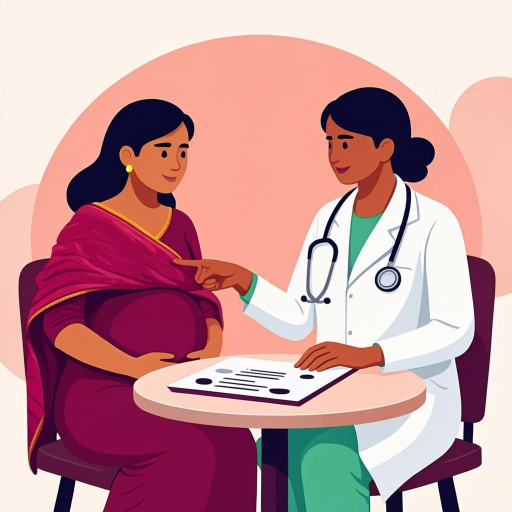
#> input picture scripts/about-candidates/candidate-a.png, 1024 x 1024 px, found by its file name (shown at 1/2 size)
$ python crop_zoom.py
#> lines starting #> are read from the running program, lines starting #| are printed output that depends on the picture
#!/usr/bin/env python3
"""Crop zoom regions of the About illustration candidate for VLM defect scan."""
from PIL import Image

src = Image.open("/home/z/my-project/scripts/about-candidates/candidate-a.png")
#> src is the input picture: PIL image 1024x1024 RGB; mean R, G, B 197.6, 149.4, 152.9
w, h = src.size
#> w = 1024; h = 1024
print(f"source: {w}x{h}")
#| source: 1024x1024

# Center 50% zoom (faces + chart region)
crop = src.crop((w // 4, h // 5, w * 3 // 4, h * 3 // 4))
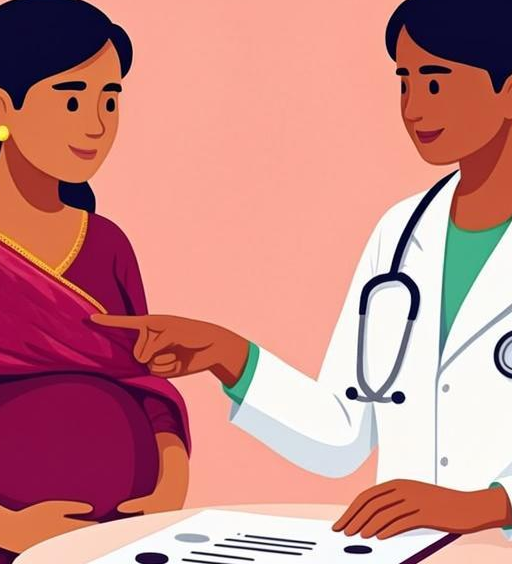
#> crop: PIL image 512x564 RGB; mean R, G, B 200.9, 136, 133.7
crop = crop.resize((crop.width * 2, crop.height * 2), Image.LANCZOS)
#> crop: PIL image 1024x1128 RGB
crop.save("/home/z/my-project/scripts/about-candidates/candidate-a-zoom.png")

# Bottom half (hands + table)
crop2 = src.crop((0, h // 2, w, h))
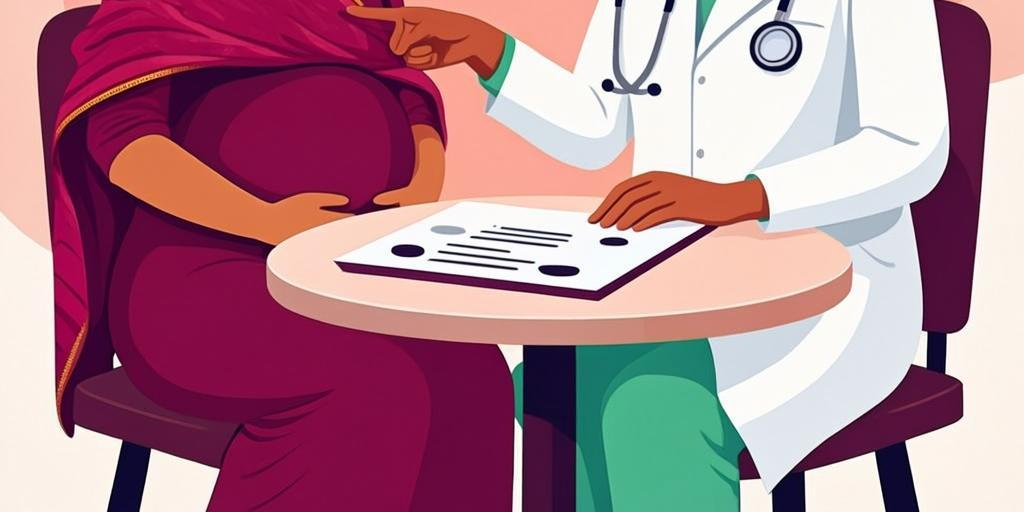
#> crop2: PIL image 1024x512 RGB; mean R, G, B 174.2, 126.8, 140.8
crop2 = crop2.resize((int(crop2.width * 1.6), int(crop2.height * 1.6)), Image.LANCZOS)
#> crop2: PIL image 1638x819 RGB
crop2.save("/home/z/my-project/scripts/about-candidates/candidate-a-bottom.png")
print("zooms saved")

$ run again, with scripts/about-candidates/candidate-b.png copied over scripts/about-candidates/candidate-a.png
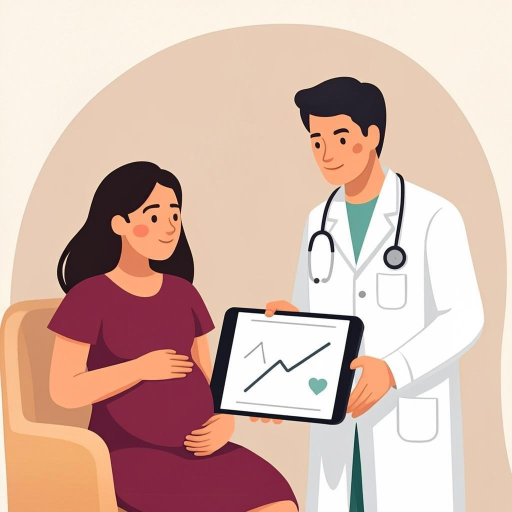
#> input picture scripts/about-candidates/candidate-b.png, 1024 x 1024 px, found by its file name (shown at 1/2 size)
#> src is the input picture: PIL image 1024x1024 RGB; mean R, G, B 214.7, 184.3, 172.1
#| source: 1024x1024
#> `crop = src.crop((w // 4, h // 5, w * 3 // 4, h * 3 // 4))`:
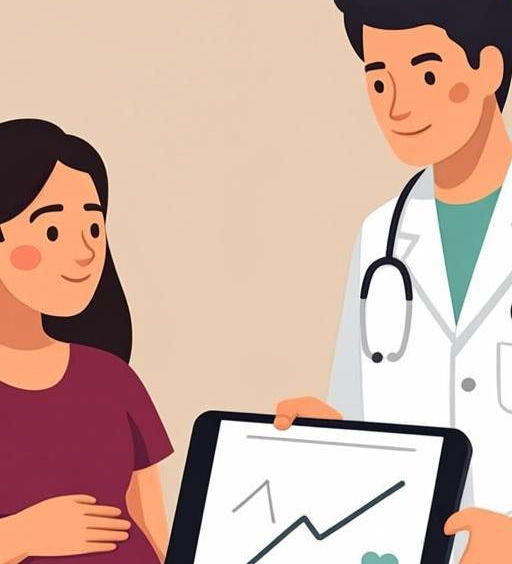
#> crop: PIL image 512x564 RGB; mean R, G, B 206.3, 173.8, 160.3
#> `crop2 = src.crop((0, h // 2, w, h))`:
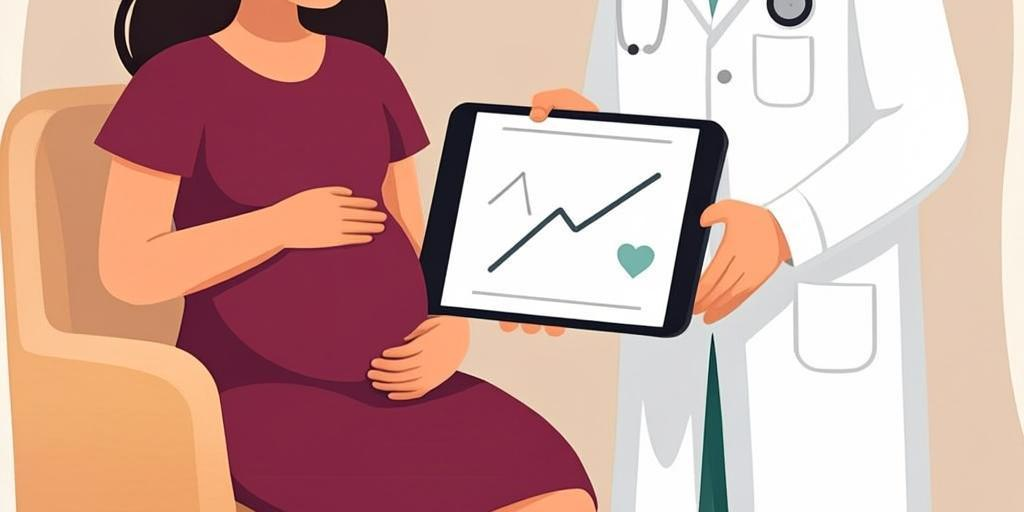
#> crop2: PIL image 1024x512 RGB; mean R, G, B 204.5, 165.1, 157.3
